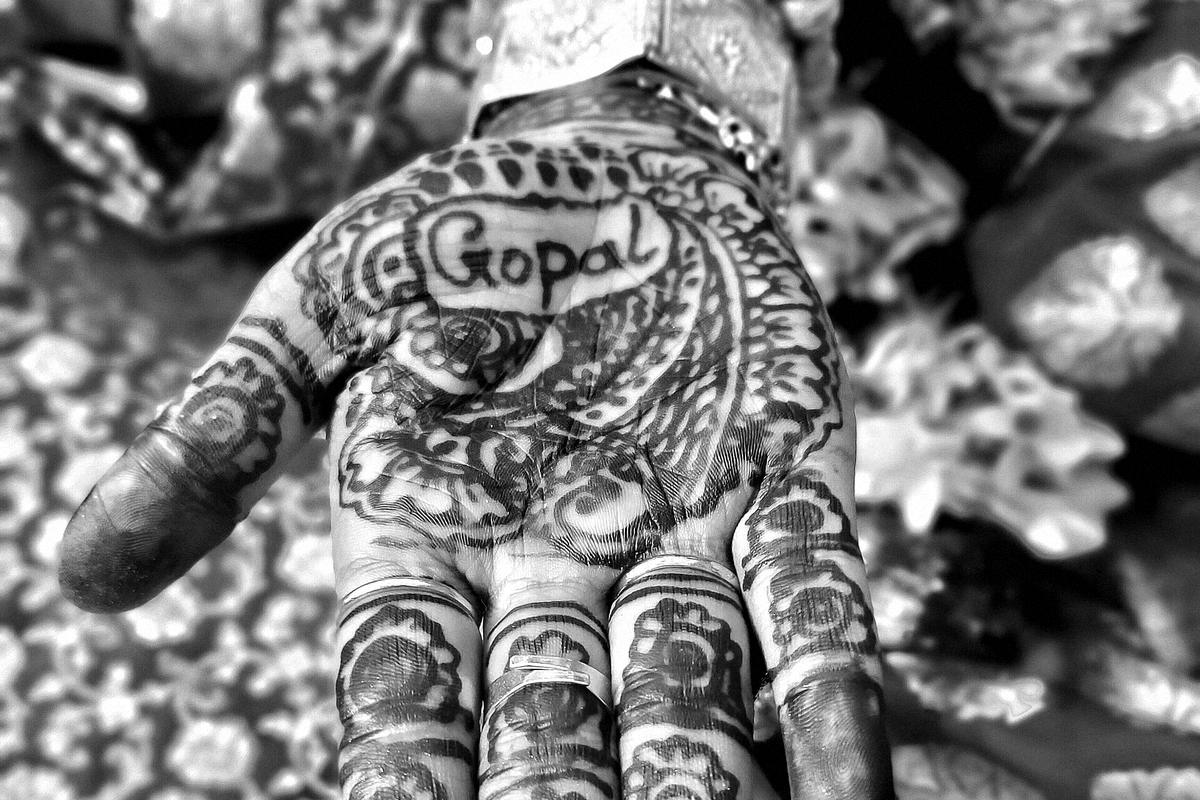
#> input picture projects/bombay-bride-reel/film/assets/img/mehendi.jpg, 1200 x 800 px, given in place of dev4k.png, which was not available
$ python compose.py ../../projects/bombay-bride-reel/film/assets/img/mehendi.jpg
#> lines starting #> are read from the running program, lines starting #| are printed output that depends on the picture
from PIL import Image, ImageFilter, ImageEnhance
import sys, glob, os, subprocess
def base(shift=450, cx=1880):
#> called with shift = 450, cx = 1880
    im=Image.open('/root/reel4/comps/dev4k.png').convert('RGB'); W,H=im.size
#> after `W, H = im.size`: W = 1200; H = 800
    x0=max(0,min(W-1215,cx-607)); strip=im.crop((x0,0,x0+1215,2160)).resize((1080,1920),Image.LANCZOS)
#> after `x0 = max(0, min(W - 1215, cx - 607))`: x0 = 0
    bg=strip.filter(ImageFilter.GaussianBlur(28)); bg=ImageEnhance.Brightness(bg).enhance(0.8)
#> after `bg = ImageEnhance.Brightness(bg).enhance(0.8)`:
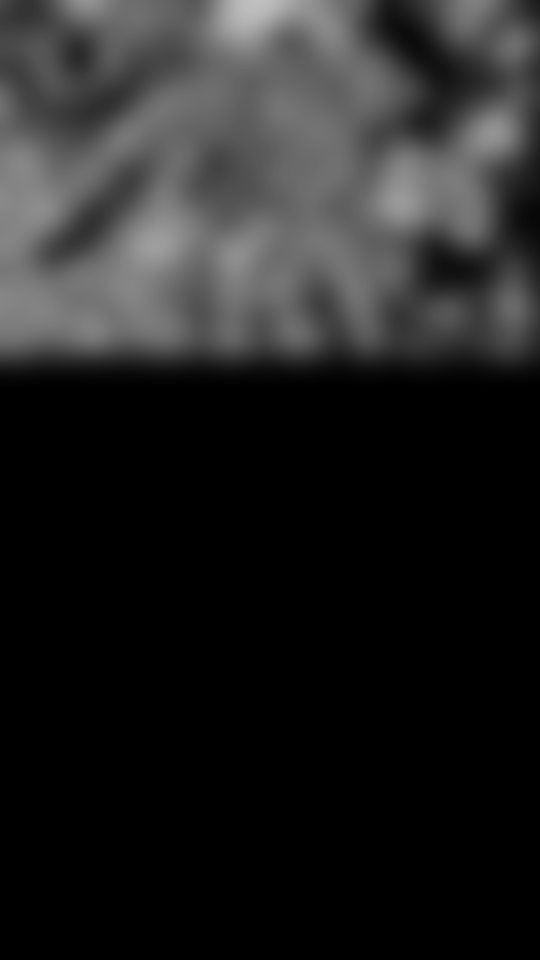
#> bg: PIL image 1080x1920 RGB (shown at 1/2 size); min 0, max 192, mean 34.7
    mask=Image.new('L',(1080,1920),255)
#> mask: PIL image 1080x1920 L; every value is 255
    from PIL import ImageDraw
    d=ImageDraw.Draw(mask)
    for y in range(260): d.line([(0,y),(1080,y)],fill=int(255*y/260))
    sharp=Image.new('RGB',(1080,1920)); sharp.paste(strip,(0,shift)); m2=Image.new('L',(1080,1920),0); m2.paste(mask,(0,shift))
#> after `sharp = Image.new('RGB', (1080, 1920))`: sharp: PIL image 1080x1920 RGB; every value is 0
#> after `sharp.paste(strip, (0, shift))`:
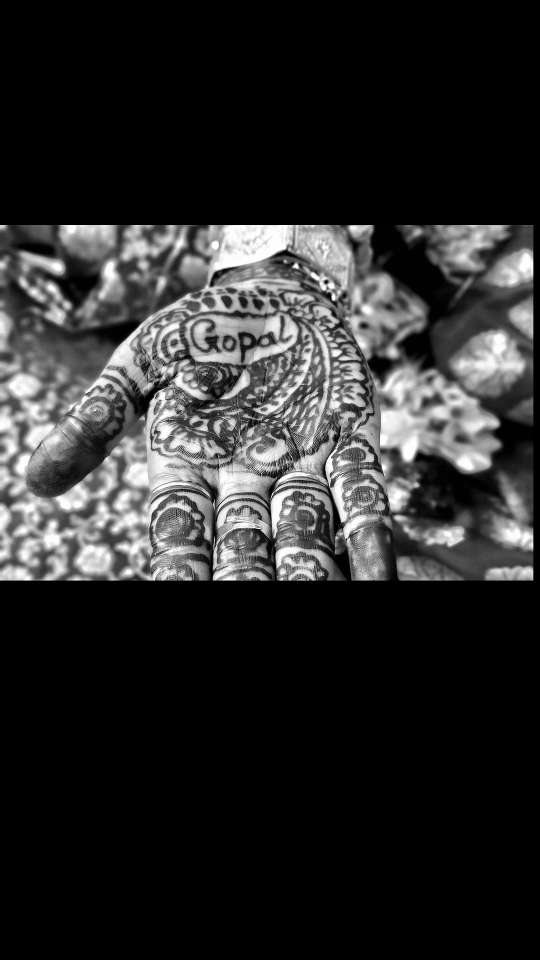
#> sharp: PIL image 1080x1920 RGB (shown at 1/2 size); min 0, max 255, mean 43.7
#> after `m2 = Image.new('L', (1080, 1920), 0)`: m2: PIL image 1080x1920 L; every value is 0
#> after `m2.paste(mask, (0, shift))`:
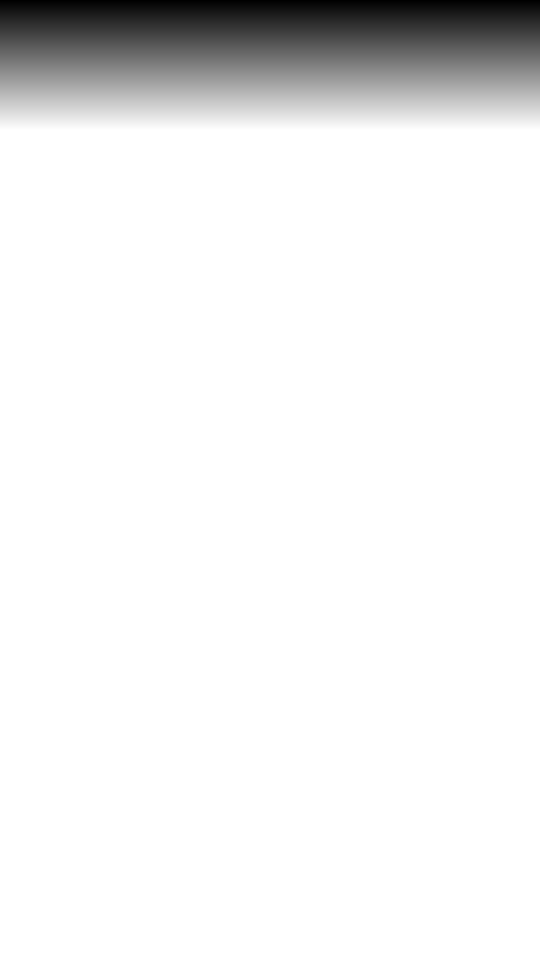
#> mask: PIL image 1080x1920 L (shown at 1/2 size); min 0, max 255, mean 237.6
#> after `m2.paste(mask, (0, shift))`:
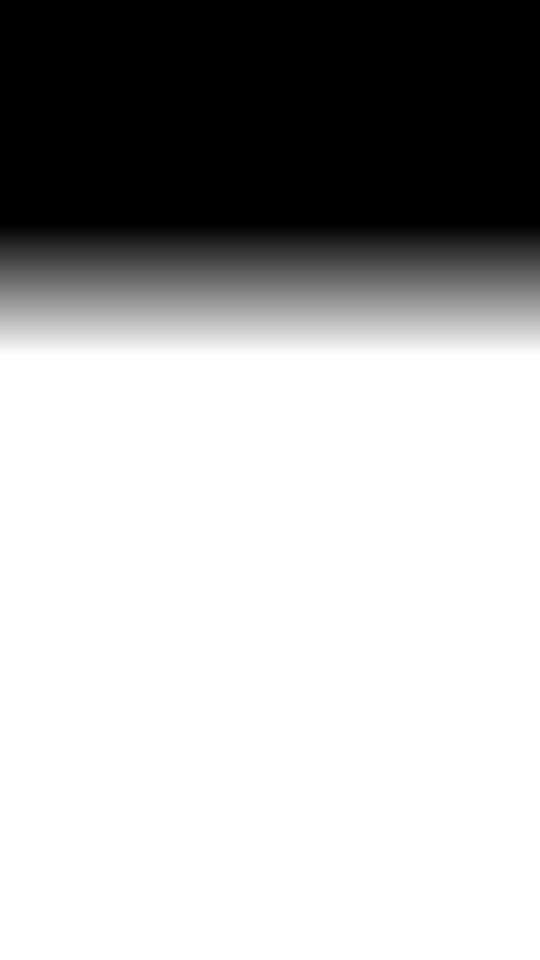
#> m2: PIL image 1080x1920 L (shown at 1/2 size); min 0, max 255, mean 177.8
    out=bg.copy(); out.paste(sharp,(0,0),m2); return out
#> after `out.paste(sharp, (0, 0), m2)`:
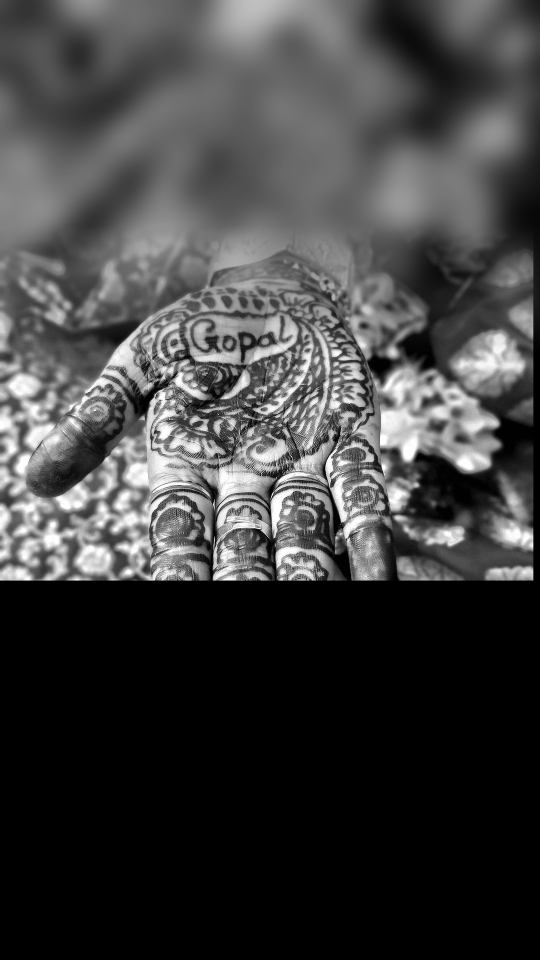
#> out: PIL image 1080x1920 RGB (shown at 1/2 size); min 0, max 255, mean 64.2
def over(b,png):
#> called with png = '/root/reel4/prev2/A_headline/t001.40.png'
    g=Image.open(png).convert('RGBA'); b=b.convert('RGBA'); b.alpha_composite(g); return b
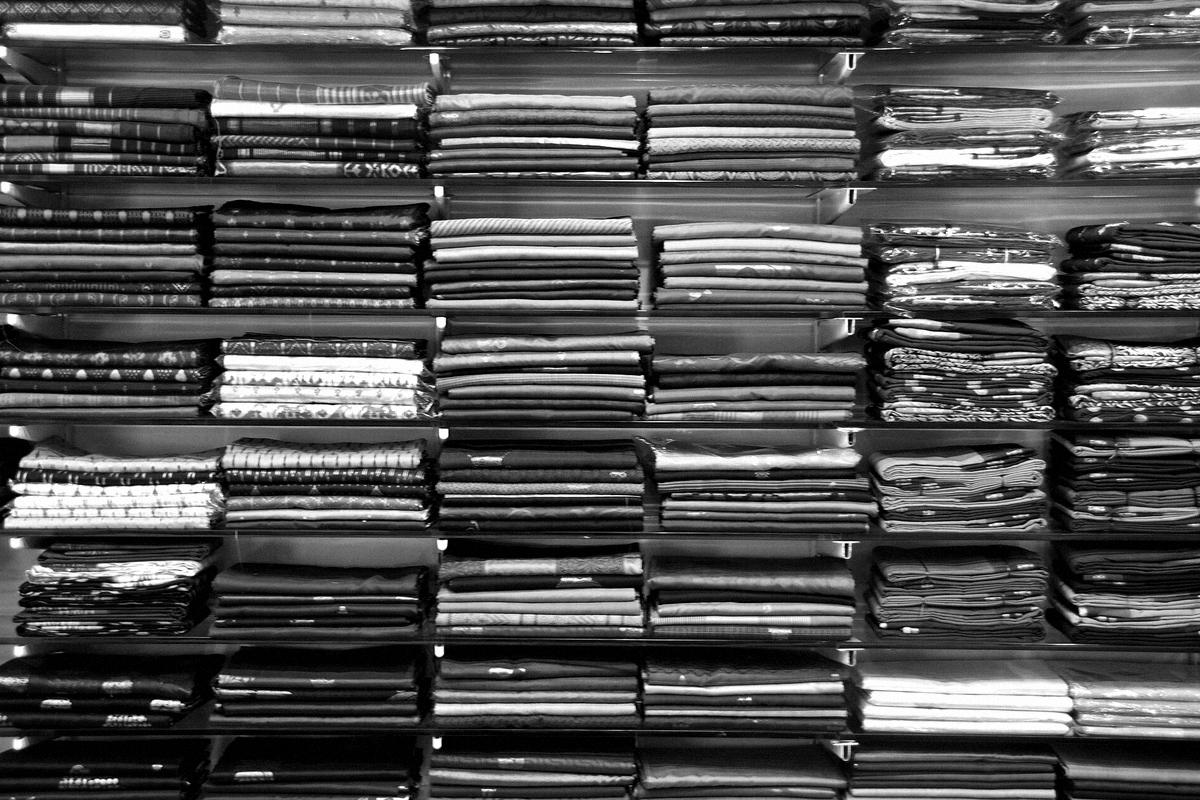
#> input picture projects/bombay-bride-reel/film/assets/img/shelves.jpg, 1200 x 800 px, given in place of t001.40.png, which was not available
#> after `b.alpha_composite(g)`:
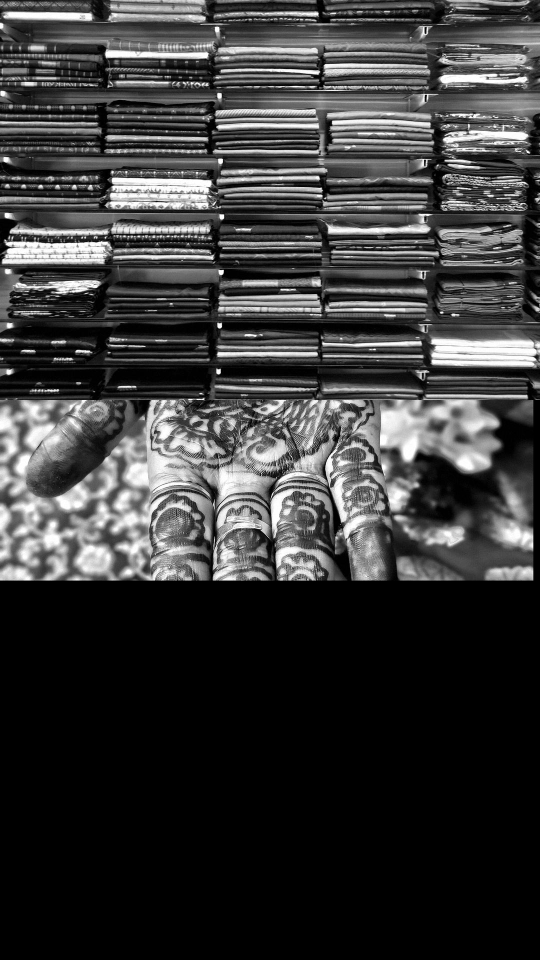
#> b: PIL image 1080x1920 RGBA (shown at 1/2 size); mean R, G, B, A 57.2, 57.2, 57.2, 255
b0=base()
b0.convert('RGB').save('/root/reel4/comps/base.png')
jobs=[('A_headline','t001.40'),('B_map','t005.60'),('C_years','t005.60'),('D_year','t005.60'),('E_end','t001.60')]
outs=[]
for j,t in jobs:
    im=over(b0,f'/root/reel4/prev2/{j}/{t}.png')
    cap=sys.argv[1:]
    im.convert('RGB').save(f'/root/reel4/comps/{j}.png'); outs.append(f'/root/reel4/comps/{j}.png')
#> (the run stopped early here; a loop or call above may not have finished)
